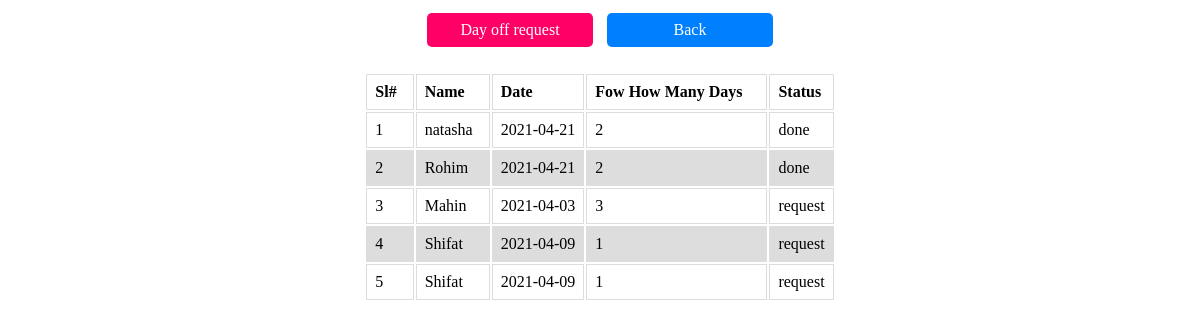
Screenshot of /off.php with the database file from the repository.
### tables this page shows
CREATE TABLE `off` (
  `id` int(5) NOT NULL,
  `name` varchar(50) NOT NULL,
  `day` date NOT NULL,
  `howmany` int(10) NOT NULL,
  `status` varchar(50) NOT NULL
);

### models/db_config.php (called while the page is built, shortened)
<?php
	$db_server="localhost";
	$db_uname="root";
	$db_pass="";
	$db_name="final_p";
	function get($query){
		global $db_server,$db_uname,$db_pass,$db_name;
		$conn = mysqli_connect($db_server,$db_uname,$db_pass,$db_name);
		$data = array();
		if($conn){
			$result = mysqli_query($conn,$query);
			while($row = mysqli_fetch_assoc($result)){
				$data[] = $row;
			}
		}
		return $data;
	}
?>

### controllers/offdayController.php (called while the page is built, shortened)
<?php
	include 'models/db_config.php';
	function getAllOwners(){
		$query = "select * from off ";
		$rs = get($query);
		return $rs;
	}
?>

### off.php (the view, shortened to what this page needs)
<?php
	include 'controllers/offdayController.php';
	$ownerr = getAllOwners();
?>
<html>
      <head>
	         <link rel="stylesheet" href="style/login.css">
	  </head>
      <body>
			<div align = "center">
			<a  href="dayoff.php" class ="button button7">Day off request</a>
			<a  href="home.php" class ="button button6">Back</a>
			<div align = "center">
	<table class="">
		<thead>
			<th>Sl# &nbsp </th>
			<th>Name &nbsp &nbsp   </th>
			<th>Date &nbsp &nbsp </th>
			<th>Fow How Many Days &nbsp &nbsp </th>
			<th>Status  </th>
		</thead>
		<tbody>
			<?php
				$i=1;
				foreach($ownerr as $o){
					echo "<tr>";
						echo "<td>$i</td>";
						echo "<td>".$o["name"]. "</td>" ;
						echo "<td>".$o["day"]. "</td>";
						echo "<td>".$o["howmany"]. "</td>";
						echo "<td>".$o["status"]. "</td>";
					echo "</tr>";
					$i++;
				}
			?>
		</tbody>
	</table>
</div>
	  </body>
</html>

### style/login.css (style rules this page uses)
.button { width: 150px; }
.button6 { background-color: #0080ff; color: white; text-decoration: none; display: inline-block; font-size: 16px; margin: 5px 5px 5px 5px; padding: 8px 8px 8px 8px; border-radius: 5px; }

### off.php (style rules this page uses)
.button7 { background-color: #ff0066; color: white; text-decoration: none; display: inline-block; font-size: 16px; margin: 5px 5px 5px 5px; padding: 8px 8px 8px 8px; border-radius: 5px; }
td, th { border: 1px solid #dddddd; text-align: left; padding: 8px; }
tr:nth-child(even) { background-color: #dddddd; }

### rows the page displays
off: name "natasha", day "2021-04-21", howmany "2", status "done"
off: name "Rohim", day "2021-04-21", howmany "2", status "done"
off: name "Mahin", day "2021-04-03", howmany "3", status "request"
off: name "Shifat", day "2021-04-09", howmany "1", status "request"
off: name "Shifat", day "2021-04-09", howmany "1", status "request"
